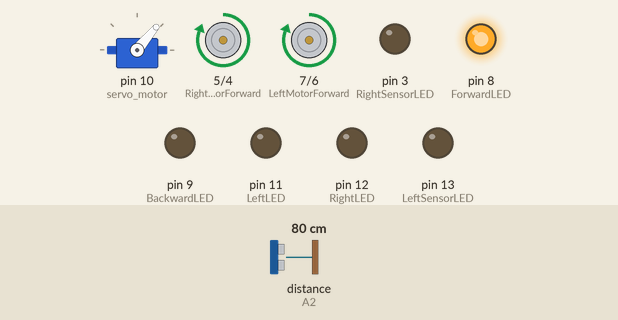
Simulated run of this sketch. Board: Arduino Uno, built with avr-gcc and run on an emulated ATmega328P. Shown: servo, motor-driver pin pairs drawn as motors (green arrow = first pin HIGH = forward, orange = second pin HIGH = backward, longer = more drive), output pins drawn as LEDs (lit = HIGH). Dashed ring = blinking. Inputs (shaded band) come from the test bench; at power-on: distance to the obstacle (sensor on A2) 80 cm. The echo pulse lasts 58.3 µs per cm.

Above: at 1.7 s.
1.8 s: distance to the obstacle (sensor on A2) set to 52 cm
4.8 s: distance to the obstacle (sensor on A2) set to 43 cm
At 5.37 s:
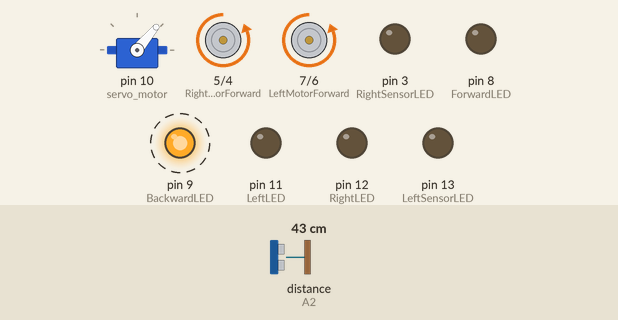
7.8 s: distance to the obstacle (sensor on A2) set to 60 cm
At 8.81 s:
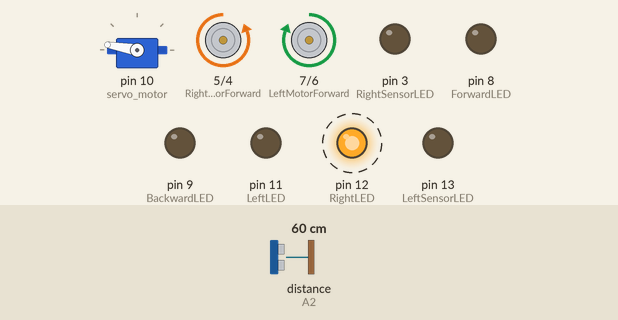
10.8 s: distance to the obstacle (sensor on A2) set to 2 cm
At 11.36 s:
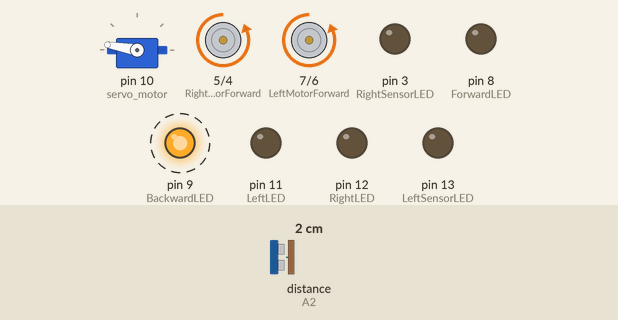
Timing chart, 0 to 14.8 s (numbered marks = the images above; inputs shaded):
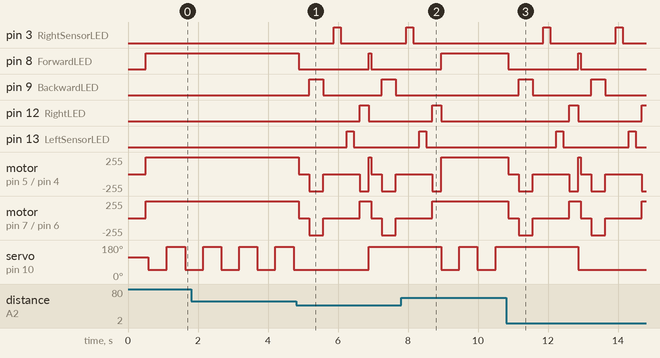

The sketch:

ioe_project.ino
```cpp
#include <Servo.h>          // Servo motor library
#include <NewPing.h>         // Ultrasonic sensor function library

// Motor control pins
const int LeftMotorForward = 7;
const int LeftMotorBackward = 6;
const int RightMotorForward = 5;
const int RightMotorBackward = 4;

// LED control pins
const int ForwardLED = 8;
const int BackwardLED = 9;
const int LeftLED = 11;
const int RightLED = 12;
const int LeftSensorLED = 13;
const int RightSensorLED = 3;

// Ultrasonic sensor pins and settings
#define trig_pin A1
#define echo_pin A2
#define maximum_distance 200
#define obstacle_distance 48   // Reduced threshold distance to detect an obstacle
NewPing sonar(trig_pin, echo_pin, maximum_distance);

// Servo motor setup
Servo servo_motor;

// Servo rotation range
int servoLeftPos = 50;
int servoRightPos = 170;
int servoNeutral = 115; // Neutral position in the center

// Function prototypes
int readPing();
void moveStop();
void moveForward();
void moveBackward();
void turnRight();
void turnLeft();
int lookRight();
int lookLeft();

void setup() {
  // Set motor control pins to OUTPUT
  pinMode(RightMotorForward, OUTPUT);
  pinMode(LeftMotorForward, OUTPUT);
  pinMode(LeftMotorBackward, OUTPUT);
  pinMode(RightMotorBackward, OUTPUT);

  // Set LED pins to OUTPUT
  pinMode(ForwardLED, OUTPUT);
  pinMode(BackwardLED, OUTPUT);
  pinMode(LeftLED, OUTPUT);
  pinMode(RightLED, OUTPUT);
  pinMode(LeftSensorLED, OUTPUT);
  pinMode(RightSensorLED, OUTPUT);

  // Initialize servo
  servo_motor.attach(10);
  servo_motor.write(servoNeutral);  // Start at the neutral position
  delay(500);

  // Start moving forward initially
  moveForward();
}

void loop() {
  // Always scan with the servo motor
  scanEnvironment();

  int distance = readPing();

  if (distance <= obstacle_distance) {
    // Stop and decide on a new direction if obstacle is detected
    moveStop();
    delay(300);
    moveBackward();
    delay(400);
    moveStop();
    delay(300);

    int distanceRight = lookRight();
    int distanceLeft = lookLeft();

    if (distanceRight >= distanceLeft) {
      turnRight();
    } else {
      turnLeft();
    }
    moveForward();  // Continue moving forward after turning
  }
}

void scanEnvironment() {
  // Continuously scan by moving the servo motor between two positions
  static unsigned long lastScanTime = 0;
  unsigned long currentMillis = millis();

  // Make sure the servo scans smoothly at a regular interval
  if (currentMillis - lastScanTime >= 500) {
    // Move the servo between left and right positions
    static bool movingLeft = true;

    if (movingLeft) {
      servo_motor.write(servoLeftPos);  // Move to the left
    } else {
      servo_motor.write(servoRightPos);  // Move to the right
    }
    movingLeft = !movingLeft;  // Toggle between left and right positions

    lastScanTime = currentMillis;  // Update the last scan time
  }
}

int lookRight() {
  digitalWrite(RightSensorLED, HIGH);
  delay(200);
  digitalWrite(RightSensorLED, LOW);

  // Check the distance at the right
  int distance = readPing();
  delay(100);  // Give some time to stabilize the reading

  return distance;
}

int lookLeft() {
  digitalWrite(LeftSensorLED, HIGH);
  delay(200);
  digitalWrite(LeftSensorLED, LOW);

  // Check the distance at the left
  int distance = readPing();
  delay(100);  // Give some time to stabilize the reading

  return distance;
}

int readPing() {
  delay(70);
  int cm = sonar.ping_cm();
  return (cm == 0) ? maximum_distance : cm;
}

void moveStop() {
  digitalWrite(RightMotorForward, LOW);
  digitalWrite(LeftMotorForward, LOW);
  digitalWrite(RightMotorBackward, LOW);
  digitalWrite(LeftMotorBackward, LOW);

  digitalWrite(ForwardLED, LOW);
  digitalWrite(BackwardLED, LOW);
  digitalWrite(LeftLED, LOW);
  digitalWrite(RightLED, LOW);
}

void moveForward() {
  digitalWrite(LeftMotorForward, HIGH);
  digitalWrite(RightMotorForward, HIGH);
  digitalWrite(LeftMotorBackward, LOW);
  digitalWrite(RightMotorBackward, LOW);
  digitalWrite(ForwardLED, HIGH);
}

void moveBackward() {
  digitalWrite(LeftMotorBackward, HIGH);
  digitalWrite(RightMotorBackward, HIGH);
  digitalWrite(LeftMotorForward, LOW);
  digitalWrite(RightMotorForward, LOW);
  digitalWrite(BackwardLED, HIGH);
}

void turnRight() {
  digitalWrite(RightLED, HIGH);
  digitalWrite(LeftMotorForward, HIGH);
  digitalWrite(RightMotorBackward, HIGH);
  digitalWrite(LeftMotorBackward, LOW);
  digitalWrite(RightMotorForward, LOW);
  delay(250);

  digitalWrite(RightLED, LOW);
}

void turnLeft() {
  digitalWrite(LeftLED, HIGH);
  digitalWrite(LeftMotorBackward, HIGH);
  digitalWrite(RightMotorForward, HIGH);
  digitalWrite(LeftMotorForward, LOW);
  digitalWrite(RightMotorBackward, LOW);
  delay(250);

  digitalWrite(LeftLED, LOW);
}
```

Measured:
- the behaviour switches between 48 and 47 cm on distance to the obstacle (sensor on A2) (found by bisection; images 0 and 1)
- after the input at 4.8 s, pin 3 (RightSensorLED): LOW → HIGH after 1.1 s, → LOW 0.20 s later; pin 8 (ForwardLED): HIGH → LOW after 0.08 s, → HIGH 2.0 s later, → LOW 0.07 s later
- after the input at 7.8 s, pin 3 (RightSensorLED): goes on until 8.1 s, then stays LOW; pin 8 (ForwardLED): goes on until 8.9 s, then stays HIGH
- after the input at 10.8 s, pin 3 (RightSensorLED): alternates HIGH for 0.20 s and LOW for 1.9 s, starting after 1.1 s; pin 8 (ForwardLED): HIGH → LOW after 0.07 s, → HIGH 2.0 s later, → LOW 0.07 s later
